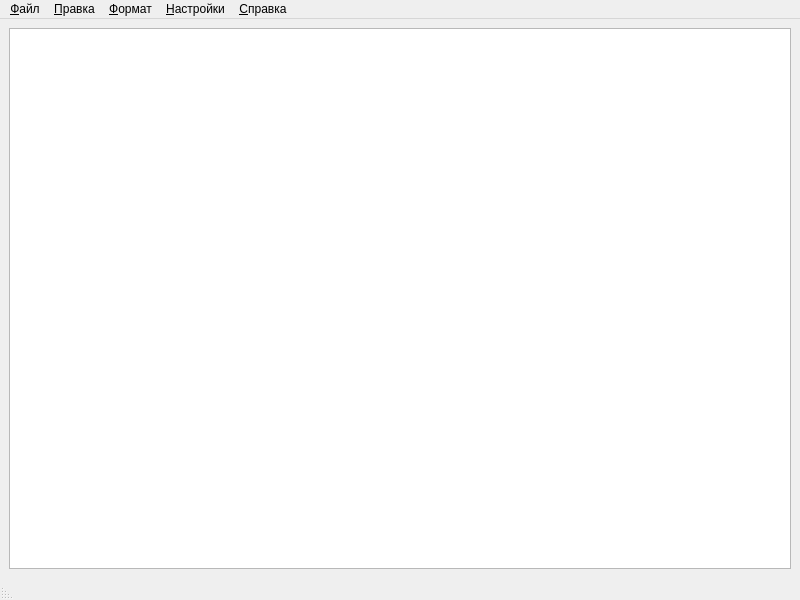
<?xml version="1.0" encoding="UTF-8"?>
<ui version="4.0">
 <class>MainWindow</class>
 <widget class="QMainWindow" name="MainWindow">
  <property name="geometry">
   <rect>
    <x>0</x>
    <y>0</y>
    <width>800</width>
    <height>600</height>
   </rect>
  </property>
  <property name="windowTitle">
   <string>TextEditor</string>
  </property>
  <property name="windowIcon">
   <iconset resource="resource.qrc">
    <normaloff>:/img/AGEditor-Icon.ico</normaloff>:/img/AGEditor-Icon.ico</iconset>
  </property>
  <widget class="QWidget" name="centralwidget">
   <layout class="QVBoxLayout" name="verticalLayout">
    <item>
     <widget class="QTextEdit" name="textEdit">
      <property name="font">
       <font>
        <pointsize>11</pointsize>
       </font>
      </property>
      <property name="lineWrapMode">
       <enum>QTextEdit::NoWrap</enum>
      </property>
      <property name="acceptRichText">
       <bool>false</bool>
      </property>
     </widget>
    </item>
   </layout>
  </widget>
  <widget class="QMenuBar" name="menubar">
   <property name="geometry">
    <rect>
     <x>0</x>
     <y>0</y>
     <width>800</width>
     <height>23</height>
    </rect>
   </property>
   <widget class="QMenu" name="menuFile">
    <property name="title">
     <string>&amp;Файл</string>
    </property>
    <addaction name="action_New"/>
    <addaction name="action_New_Window"/>
    <addaction name="separator"/>
    <addaction name="action_Open"/>
    <addaction name="action_Save"/>
    <addaction name="action_Save_As"/>
    <addaction name="separator"/>
    <addaction name="actionPrint"/>
    <addaction name="separator"/>
    <addaction name="action_Exit"/>
   </widget>
   <widget class="QMenu" name="menuEdit">
    <property name="title">
     <string>&amp;Правка</string>
    </property>
    <addaction name="action_Undo"/>
    <addaction name="action_Redo"/>
    <addaction name="separator"/>
    <addaction name="action_Cut"/>
    <addaction name="action_Copy"/>
    <addaction name="action_Paste"/>
    <addaction name="action_Delete"/>
    <addaction name="separator"/>
    <addaction name="action_Select_All"/>
    <addaction name="action_Date_Time"/>
    <addaction name="separator"/>
    <addaction name="action_Search_with_Google"/>
    <addaction name="action_Search_with_Bing"/>
    <addaction name="action_Search_with_Yahoo"/>
   </widget>
   <widget class="QMenu" name="menuFormat">
    <property name="title">
     <string>&amp;Формат</string>
    </property>
    <addaction name="action_Word_Wrap"/>
    <addaction name="separator"/>
    <addaction name="action_Font"/>
    <addaction name="action_Color"/>
    <addaction name="separator"/>
    <addaction name="action_Uppercase"/>
    <addaction name="action_Lowercase"/>
   </widget>
   <widget class="QMenu" name="menuHelp">
    <property name="title">
     <string>&amp;Справка</string>
    </property>
    <addaction name="action_GitHub_repository"/>
    <addaction name="separator"/>
    <addaction name="action_Discord_support"/>
    <addaction name="separator"/>
    <addaction name="action_About"/>
   </widget>
   <widget class="QMenu" name="menu_Settings">
    <property name="title">
     <string>&amp;Настройки</string>
    </property>
    <widget class="QMenu" name="menu_Menu_Bar">
     <property name="title">
      <string>&amp;Меню</string>
     </property>
     <addaction name="action_menubar_Appearance"/>
     <addaction name="action_menubar_Appearance_Reset_to_default"/>
     <addaction name="separator"/>
     <addaction name="action_menubar_Font"/>
     <addaction name="action_menubar_Font_Color"/>
    </widget>
    <widget class="QMenu" name="menu_Text_Edit">
     <property name="title">
      <string>&amp;Редактор</string>
     </property>
     <widget class="QMenu" name="menu_Frame_Shape">
      <property name="title">
       <string>&amp;Frame Shape</string>
      </property>
      <addaction name="action_Box"/>
      <addaction name="action_Panel"/>
      <addaction name="action_Win_Panel"/>
      <addaction name="action_Styled_Panel"/>
      <addaction name="action_No_Frame"/>
     </widget>
     <addaction name="action_textEdit_Appearance"/>
     <addaction name="action_textEdit_Reset_to_default"/>
     <addaction name="separator"/>
     <addaction name="menu_Frame_Shape"/>
    </widget>
    <widget class="QMenu" name="menu_Widget">
     <property name="title">
      <string>&amp;Окно программы</string>
     </property>
     <widget class="QMenu" name="menuGUI_Style">
      <property name="title">
       <string>Стиль приложения</string>
      </property>
      <addaction name="action_gui_style_Fusion"/>
      <addaction name="action_gui_style_Windows_old"/>
      <addaction name="action_gui_style_Windows_new"/>
     </widget>
     <addaction name="action_widget_Appearance"/>
     <addaction name="action_widget_Appearance_Reset_to_default"/>
     <addaction name="separator"/>
     <addaction name="menuGUI_Style"/>
    </widget>
    <widget class="QMenu" name="menu_Scroll_Bar">
     <property name="title">
      <string>&amp;Полосы прокуртки</string>
     </property>
     <addaction name="action_Vertical"/>
     <addaction name="action_Horizontal"/>
     <addaction name="action_Both"/>
     <addaction name="action_None"/>
    </widget>
    <widget class="QMenu" name="menu_Status_Bar">
     <property name="title">
      <string>&amp;Информационная панель</string>
     </property>
     <widget class="QMenu" name="menu_Word_Counter">
      <property name="title">
       <string>&amp;Счетчик слов</string>
      </property>
      <addaction name="action_Word_Counter_On"/>
      <addaction name="action_Word_Counter_Off"/>
     </widget>
     <widget class="QMenu" name="menu_Character_Counter">
      <property name="title">
       <string>&amp;Счетчик символов</string>
      </property>
      <addaction name="action_Character_Counter_On"/>
      <addaction name="action_Character_Counter_Off"/>
     </widget>
     <widget class="QMenu" name="menu_Lines_Counter">
      <property name="title">
       <string>&amp;Счетчик строк</string>
      </property>
      <addaction name="action_Lines_Counter_On"/>
      <addaction name="action_Lines_Counter_Off"/>
     </widget>
     <addaction name="action_statusBar_On"/>
     <addaction name="action_statusBar_Off"/>
     <addaction name="separator"/>
     <addaction name="action_statusBar_Appearance"/>
     <addaction name="action_statusBar_Reset_to_default"/>
     <addaction name="separator"/>
     <addaction name="action_statusBar_Font"/>
     <addaction name="action_statusBar_Font_Color"/>
     <addaction name="separator"/>
     <addaction name="menu_Word_Counter"/>
     <addaction name="menu_Character_Counter"/>
     <addaction name="menu_Lines_Counter"/>
    </widget>
    <addaction name="menu_Widget"/>
    <addaction name="menu_Text_Edit"/>
    <addaction name="menu_Menu_Bar"/>
    <addaction name="menu_Status_Bar"/>
    <addaction name="menu_Scroll_Bar"/>
   </widget>
   <addaction name="menuFile"/>
   <addaction name="menuEdit"/>
   <addaction name="menuFormat"/>
   <addaction name="menu_Settings"/>
   <addaction name="menuHelp"/>
  </widget>
  <widget class="QStatusBar" name="statusbar">
   <property name="layoutDirection">
    <enum>Qt::RightToLeft</enum>
   </property>
  </widget>
  <action name="action_New">
   <property name="text">
    <string>&amp;Новый</string>
   </property>
   <property name="shortcut">
    <string>Ctrl+N</string>
   </property>
  </action>
  <action name="action_Open">
   <property name="text">
    <string>&amp;Открыть ...</string>
   </property>
   <property name="shortcut">
    <string>Ctrl+O</string>
   </property>
  </action>
  <action name="action_Save">
   <property name="text">
    <string>&amp;Сохранить</string>
   </property>
   <property name="shortcut">
    <string>Ctrl+S</string>
   </property>
  </action>
  <action name="action_Save_As">
   <property name="text">
    <string>&amp;Сохранить как ...</string>
   </property>
   <property name="shortcut">
    <string>Ctrl+Alt+S</string>
   </property>
  </action>
  <action name="action_Paste">
   <property name="text">
    <string>&amp;Вставить</string>
   </property>
   <property name="shortcut">
    <string>Ctrl+V</string>
   </property>
  </action>
  <action name="action_Copy">
   <property name="text">
    <string>&amp;Копировать</string>
   </property>
   <property name="shortcut">
    <string>Ctrl+C</string>
   </property>
  </action>
  <action name="action_Cut">
   <property name="text">
    <string>&amp;Вырезать</string>
   </property>
   <property name="shortcut">
    <string>Ctrl+X</string>
   </property>
  </action>
  <action name="action_Undo">
   <property name="text">
    <string>&amp;Отменить</string>
   </property>
   <property name="shortcut">
    <string>Ctrl+Z</string>
   </property>
  </action>
  <action name="action_Redo">
   <property name="text">
    <string>&amp;Повторить</string>
   </property>
   <property name="shortcut">
    <string>Ctrl+Shift+Z</string>
   </property>
  </action>
  <action name="action_About">
   <property name="text">
    <string>&amp;О программе</string>
   </property>
  </action>
  <action name="action_Exit">
   <property name="text">
    <string>&amp;Выйти из приложения</string>
   </property>
   <property name="shortcut">
    <string>Alt+F4</string>
   </property>
  </action>
  <action name="action_Font">
   <property name="text">
    <string>&amp;Шрифт</string>
   </property>
  </action>
  <action name="action_Color">
   <property name="text">
    <string>&amp;Цвет текста</string>
   </property>
  </action>
  <action name="action_Delete">
   <property name="text">
    <string>&amp;Удалить</string>
   </property>
   <property name="shortcut">
    <string>Del</string>
   </property>
  </action>
  <action name="action_Select_All">
   <property name="text">
    <string>&amp;Выделить все</string>
   </property>
   <property name="shortcut">
    <string>Ctrl+A</string>
   </property>
  </action>
  <action name="actionPrint">
   <property name="text">
    <string>&amp;Печать</string>
   </property>
   <property name="shortcut">
    <string>Ctrl+P</string>
   </property>
  </action>
  <action name="action_GitHub_repository">
   <property name="text">
    <string>&amp;GitHub репозиторий</string>
   </property>
  </action>
  <action name="action_GitHub_releases">
   <property name="text">
    <string>&amp;GitHub releases</string>
   </property>
  </action>
  <action name="action_Telegram_support">
   <property name="text">
    <string>&amp;Telegram support</string>
   </property>
  </action>
  <action name="action_Search_with_Google">
   <property name="text">
    <string>&amp;Поиск выделенного в Google</string>
   </property>
   <property name="shortcut">
    <string>Ctrl+Shift+X</string>
   </property>
  </action>
  <action name="action_Search_with_Bing">
   <property name="text">
    <string>&amp;Искать выделенное с Bing</string>
   </property>
   <property name="shortcut">
    <string>Ctrl+Shift+B</string>
   </property>
  </action>
  <action name="action_Search_with_DuckDuckGo">
   <property name="text">
    <string>&amp;Search with DuckDuckGo</string>
   </property>
   <property name="shortcut">
    <string>Ctrl+Shift+D</string>
   </property>
  </action>
  <action name="action_Search_with_Yahoo">
   <property name="text">
    <string>&amp;Искать выделенное в Яндексе</string>
   </property>
   <property name="shortcut">
    <string>Ctrl+Shift+Y</string>
   </property>
  </action>
  <action name="action_New_Window">
   <property name="text">
    <string>&amp;Новое окно</string>
   </property>
   <property name="shortcut">
    <string>Ctrl+Shift+N</string>
   </property>
  </action>
  <action name="action_Date_Time">
   <property name="text">
    <string>&amp;Втавка даты и времени</string>
   </property>
   <property name="shortcut">
    <string>F5</string>
   </property>
  </action>
  <action name="action_Find">
   <property name="text">
    <string>&amp;Find</string>
   </property>
  </action>
  <action name="action_Find_Next">
   <property name="text">
    <string>&amp;Find Next</string>
   </property>
  </action>
  <action name="action_Replace">
   <property name="text">
    <string>&amp;Replace</string>
   </property>
  </action>
  <action name="action_Discord_support">
   <property name="text">
    <string>&amp;Discord поддержка</string>
   </property>
  </action>
  <action name="action_Uppercase">
   <property name="text">
    <string>&amp;Верхний регистр</string>
   </property>
   <property name="shortcut">
    <string>Ctrl+U</string>
   </property>
  </action>
  <action name="action_Lowercase">
   <property name="text">
    <string>&amp;Нижний регистр</string>
   </property>
   <property name="shortcut">
    <string>Ctrl+Shift+U</string>
   </property>
  </action>
  <action name="action_menubar_Appearance">
   <property name="text">
    <string>&amp;Цвет меню</string>
   </property>
  </action>
  <action name="action_menubar_Font">
   <property name="text">
    <string>&amp;Шрифт</string>
   </property>
  </action>
  <action name="action_menubar_Font_Color">
   <property name="text">
    <string>&amp;Цвет шрифта</string>
   </property>
  </action>
  <action name="action_textEdit_Appearance">
   <property name="text">
    <string>&amp;Цвет редактора</string>
   </property>
  </action>
  <action name="action_widget_Appearance">
   <property name="text">
    <string>&amp;Цвет</string>
   </property>
  </action>
  <action name="action_widget_Appearance_Reset_to_default">
   <property name="text">
    <string>&amp;Сброс настроек</string>
   </property>
  </action>
  <action name="action_menubar_Appearance_Reset_to_default">
   <property name="text">
    <string>&amp;Сброс настроек</string>
   </property>
  </action>
  <action name="action_Word_Wrap">
   <property name="text">
    <string>&amp;Автоперенос строки</string>
   </property>
  </action>
  <action name="action_Vertical">
   <property name="text">
    <string>&amp;Вертикальная</string>
   </property>
  </action>
  <action name="action_Horizontal">
   <property name="text">
    <string>&amp;Горизонтальная</string>
   </property>
  </action>
  <action name="action_Both">
   <property name="text">
    <string>&amp;Все</string>
   </property>
  </action>
  <action name="action_None">
   <property name="text">
    <string>&amp;Нет</string>
   </property>
  </action>
  <action name="action_Box">
   <property name="text">
    <string>&amp;Box</string>
   </property>
  </action>
  <action name="action_Panel">
   <property name="text">
    <string>&amp;Panel</string>
   </property>
  </action>
  <action name="action_Win_Panel">
   <property name="text">
    <string>&amp;Win Panel</string>
   </property>
  </action>
  <action name="action_Styled_Panel">
   <property name="text">
    <string>&amp;Styled Panel</string>
   </property>
  </action>
  <action name="action_No_Frame">
   <property name="text">
    <string>&amp;No Frame</string>
   </property>
  </action>
  <action name="action_textEdit_Reset_to_default">
   <property name="text">
    <string>&amp;Сброс настроек</string>
   </property>
  </action>
  <action name="action_statusBar_On">
   <property name="text">
    <string>&amp;Включить</string>
   </property>
  </action>
  <action name="action_statusBar_Off">
   <property name="text">
    <string>&amp;Выключить</string>
   </property>
  </action>
  <action name="action_Word_Counter_On">
   <property name="text">
    <string>&amp;Включить</string>
   </property>
  </action>
  <action name="action_Word_Counter_Off">
   <property name="text">
    <string>&amp;Выключить</string>
   </property>
  </action>
  <action name="action_Character_Counter_On">
   <property name="text">
    <string>&amp;Включить</string>
   </property>
  </action>
  <action name="action_Character_Counter_Off">
   <property name="text">
    <string>&amp;Выключить</string>
   </property>
  </action>
  <action name="action_Lines_Counter_On">
   <property name="text">
    <string>&amp;Включить</string>
   </property>
  </action>
  <action name="action_Lines_Counter_Off">
   <property name="text">
    <string>&amp;Выключить</string>
   </property>
  </action>
  <action name="action_statusBar_Font">
   <property name="text">
    <string>&amp;Шрифт</string>
   </property>
  </action>
  <action name="action_statusBar_Font_Color">
   <property name="text">
    <string>&amp;Цвет шрифта</string>
   </property>
  </action>
  <action name="action_statusBar_Appearance">
   <property name="text">
    <string>&amp;Цвет панели</string>
   </property>
  </action>
  <action name="action_statusBar_Reset_to_default">
   <property name="text">
    <string>&amp;Сброс настроек</string>
   </property>
  </action>
  <action name="action_gui_style_Fusion">
   <property name="text">
    <string>&amp;Fusion</string>
   </property>
  </action>
  <action name="action_gui_style_Windows_old">
   <property name="text">
    <string>&amp;Windows (old)</string>
   </property>
   <property name="toolTip">
    <string>Windows (old)</string>
   </property>
  </action>
  <action name="action_gui_style_Windows_new">
   <property name="text">
    <string>&amp;Windows (new)</string>
   </property>
   <property name="toolTip">
    <string>Windows (new)</string>
   </property>
  </action>
 </widget>
 <resources>
  <include location="resource.qrc"/>
 </resources>
 <connections/>
</ui>
